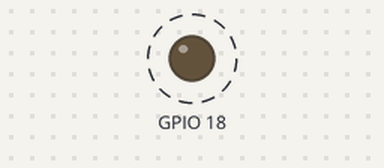
Simulated run of this program. Board: Raspberry Pi (BCM pin numbers). Shown: output pins drawn as LEDs (lit = HIGH). Dashed ring = blinking. At 6.0 s the program stops and its outputs stay as they are.

Above: at 0.5 s.
Timing chart, 0 to 4.6 s (numbered marks = the images above):
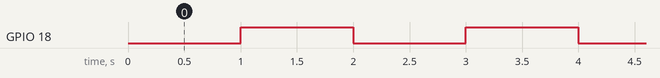

The program:

led.py
```python
import RPi.GPIO as GPIO
from time import sleep

GPIO.setmode(GPIO.BCM)
GPIO.setup(18,GPIO.OUT)

GPIO.output(18,GPIO.LOW)
sleep(1)
GPIO.output(18, GPIO.HIGH)
sleep(1)
GPIO.output(18,GPIO.LOW)
sleep(1)
GPIO.output(18, GPIO.HIGH)
sleep(1)
GPIO.output(18,GPIO.LOW)
sleep(1)
GPIO.output(18, GPIO.HIGH)
sleep(1)
GPIO.output(18,GPIO.LOW)
```

Measured:
- by itself, GPIO 18: alternates HIGH for 1.0 s and LOW for 1.0 s
